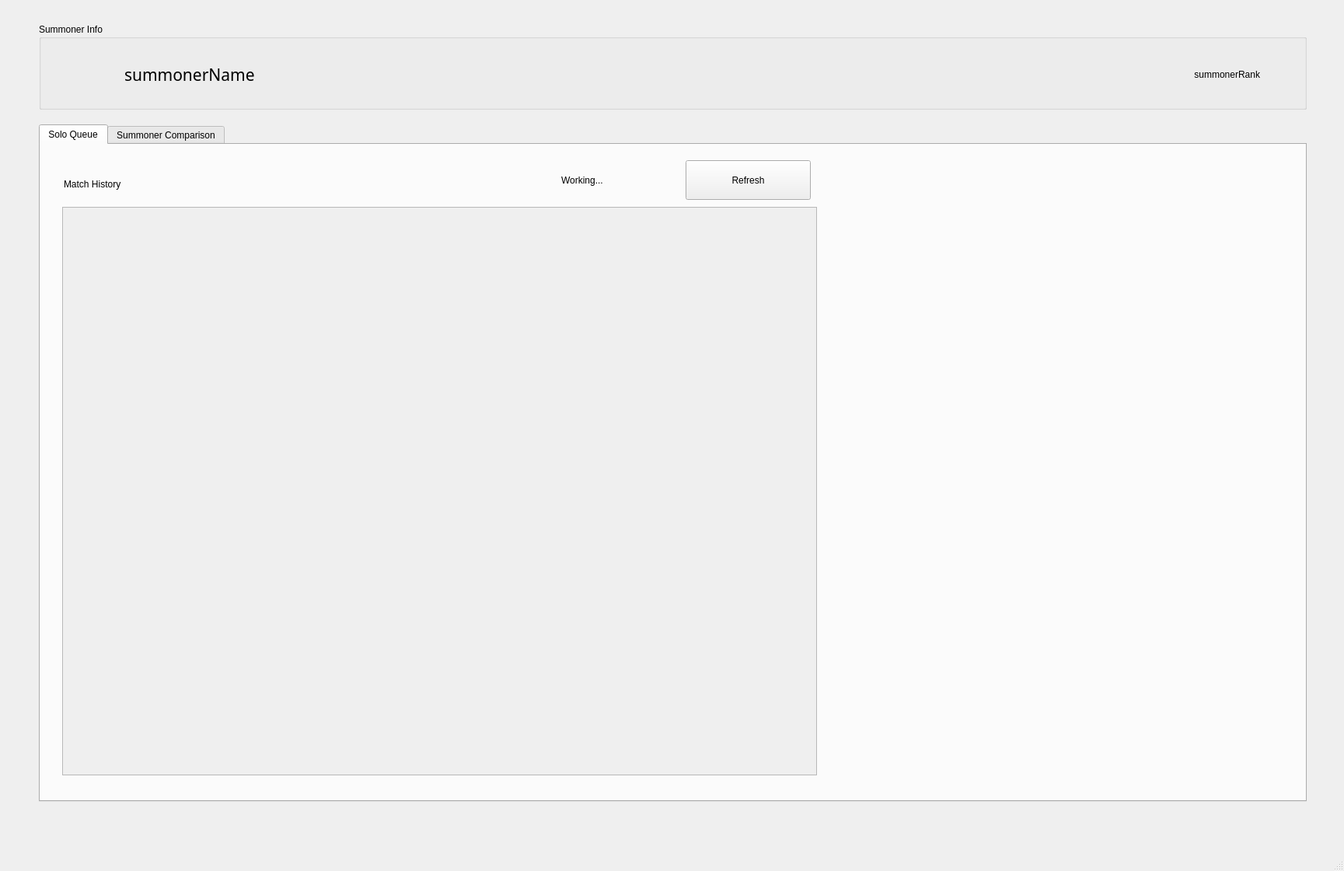
<?xml version="1.0" encoding="UTF-8"?>
<ui version="4.0">
 <class>MainWindow</class>
 <widget class="QMainWindow" name="MainWindow">
  <property name="geometry">
   <rect>
    <x>0</x>
    <y>0</y>
    <width>1729</width>
    <height>1120</height>
   </rect>
  </property>
  <property name="windowTitle">
   <string>LoL Performance Tracker</string>
  </property>
  <widget class="QWidget" name="centralwidget">
   <widget class="QTabWidget" name="mainTabView">
    <property name="geometry">
     <rect>
      <x>50</x>
      <y>160</y>
      <width>1631</width>
      <height>871</height>
     </rect>
    </property>
    <property name="toolTip">
     <string/>
    </property>
    <property name="statusTip">
     <string/>
    </property>
    <property name="whatsThis">
     <string/>
    </property>
    <property name="tabPosition">
     <enum>QTabWidget::North</enum>
    </property>
    <property name="tabShape">
     <enum>QTabWidget::Rounded</enum>
    </property>
    <property name="currentIndex">
     <number>0</number>
    </property>
    <property name="iconSize">
     <size>
      <width>32</width>
      <height>32</height>
     </size>
    </property>
    <property name="elideMode">
     <enum>Qt::ElideNone</enum>
    </property>
    <widget class="QWidget" name="soloQueueTab">
     <attribute name="title">
      <string>Solo Queue</string>
     </attribute>
     <widget class="QLabel" name="matchHistoryLabel">
      <property name="geometry">
       <rect>
        <x>30</x>
        <y>30</y>
        <width>241</width>
        <height>41</height>
       </rect>
      </property>
      <property name="toolTip">
       <string/>
      </property>
      <property name="styleSheet">
       <string notr="true">font: 12pt &quot;Verdana&quot;;</string>
      </property>
      <property name="text">
       <string>Match History</string>
      </property>
     </widget>
     <widget class="QScrollArea" name="matchHistoryScrollArea">
      <property name="geometry">
       <rect>
        <x>28</x>
        <y>80</y>
        <width>971</width>
        <height>731</height>
       </rect>
      </property>
      <property name="toolTip">
       <string/>
      </property>
      <property name="widgetResizable">
       <bool>true</bool>
      </property>
      <widget class="QWidget" name="scrollAreaWidgetContents">
       <property name="geometry">
        <rect>
         <x>0</x>
         <y>0</y>
         <width>969</width>
         <height>729</height>
        </rect>
       </property>
      </widget>
     </widget>
     <widget class="QPushButton" name="refreshButton">
      <property name="geometry">
       <rect>
        <x>830</x>
        <y>20</y>
        <width>161</width>
        <height>51</height>
       </rect>
      </property>
      <property name="toolTip">
       <string>Refresh</string>
      </property>
      <property name="text">
       <string>Refresh</string>
      </property>
     </widget>
     <widget class="QLabel" name="workingLabel">
      <property name="enabled">
       <bool>true</bool>
      </property>
      <property name="geometry">
       <rect>
        <x>670</x>
        <y>20</y>
        <width>151</width>
        <height>51</height>
       </rect>
      </property>
      <property name="toolTip">
       <string/>
      </property>
      <property name="styleSheet">
       <string notr="true">font: 10pt &quot;Century Gothic&quot;;</string>
      </property>
      <property name="text">
       <string>Working...</string>
      </property>
     </widget>
    </widget>
    <widget class="QWidget" name="compareTab">
     <attribute name="title">
      <string>Summoner Comparison</string>
     </attribute>
    </widget>
   </widget>
   <widget class="QGroupBox" name="summonerInfoGroupBox">
    <property name="geometry">
     <rect>
      <x>50</x>
      <y>30</y>
      <width>1631</width>
      <height>111</height>
     </rect>
    </property>
    <property name="toolTip">
     <string/>
    </property>
    <property name="styleSheet">
     <string notr="true">font: 8pt &quot;MS Shell Dlg 2&quot;;</string>
    </property>
    <property name="title">
     <string>Summoner Info</string>
    </property>
    <widget class="QLabel" name="summonerNameLabel">
     <property name="geometry">
      <rect>
       <x>110</x>
       <y>30</y>
       <width>581</width>
       <height>71</height>
      </rect>
     </property>
     <property name="font">
      <font>
       <family>Century Gothic</family>
       <pointsize>16</pointsize>
       <weight>50</weight>
       <italic>false</italic>
       <bold>false</bold>
      </font>
     </property>
     <property name="toolTip">
      <string notr="true"/>
     </property>
     <property name="styleSheet">
      <string notr="true">font: 16pt &quot;Century Gothic&quot;;</string>
     </property>
     <property name="text">
      <string>summonerName</string>
     </property>
    </widget>
    <widget class="QLabel" name="summonerRank">
     <property name="geometry">
      <rect>
       <x>1310</x>
       <y>40</y>
       <width>261</width>
       <height>51</height>
      </rect>
     </property>
     <property name="toolTip">
      <string/>
     </property>
     <property name="layoutDirection">
      <enum>Qt::LeftToRight</enum>
     </property>
     <property name="styleSheet">
      <string notr="true">font: 11pt &quot;Century Gothic&quot;;</string>
     </property>
     <property name="text">
      <string>summonerRank</string>
     </property>
     <property name="alignment">
      <set>Qt::AlignRight|Qt::AlignTrailing|Qt::AlignVCenter</set>
     </property>
    </widget>
   </widget>
  </widget>
  <widget class="QMenuBar" name="menubar">
   <property name="geometry">
    <rect>
     <x>0</x>
     <y>0</y>
     <width>1729</width>
     <height>38</height>
    </rect>
   </property>
  </widget>
  <widget class="QStatusBar" name="statusbar"/>
 </widget>
 <resources/>
 <connections/>
</ui>
